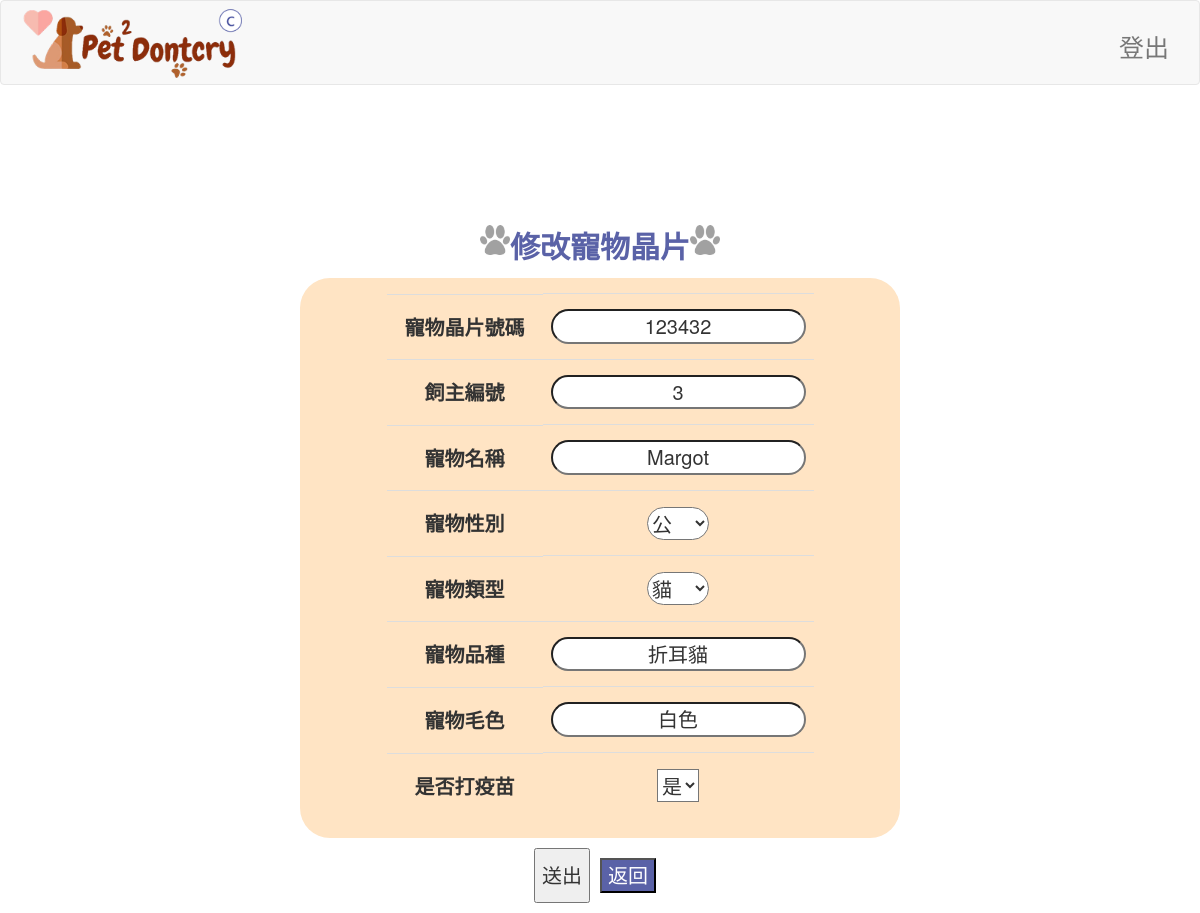
Page /clinic/edit_pet/123432 (signed in) on the committed database.
### app/models/user.py (models this page shows, shortened)
class pet(db.Model):
    __tablename__ = 'pet'
    PetID = db.Column('PetID', db.Integer, primary_key = True)
    UID = db.Column('UID',db.Integer,db.ForeignKey('user.UID'), nullable=False)
    name = db.Column('name', db.String(20), nullable=False)
    sex = db.Column('sex',db.Integer, nullable=False)
    species = db.Column('species', db.String(10), nullable=False)
    fur = db.Column('fur', db.String(10), nullable=False)
    variety = db.Column('variety', db.String(10), nullable=False)
    vaccine = db.Column('vaccine',db.Boolean,nullable=False)
    medicalrecords = db.relationship('medicalrecords', backref='pet', lazy='dynamic')

### app/views/clinic.py (the view, shortened to what this page needs)
@clinic_views.route('/clinic/edit_pet/<int:PetID>', methods=['GET', 'POST'])
@login_required
def edit_pet(PetID):
    from ..models import pet
    pets = pet.query.filter_by(PetID=PetID).first_or_404()
    form = FormPetEdit()
    form.PetID.data = str(pets.PetID)
    form.species.data = pets.species
    form.fur.data = pets.fur
    form.UID.data = str(pets.UID)
    form.name.data = pets.name
    form.sex.data = str(pets.sex)
    form.variety.data = pets.variety
    form.vaccine.data = pets.vaccine
    return render_template('chip_add.html', form=form, pets=pets, type='edit',PetID=PetID)

### app/form/clinicForm.py (shortened to what this page needs)
class FormPetEdit(FlaskForm):
    PetID = StringField('寵物晶片號碼', render_kw={'readonly': True})
    UID = StringField('飼主編號', validators=[
        validators.DataRequired(),
        validators.Length(0, 10)
    ])
    name = StringField('寵物名稱', validators=[
        validators.DataRequired(),
        validators.Length(0, 20)
    ])
    species = SelectField('寵物類型', validators=[
        validators.DataRequired()
        ], choices=[('dog', '狗'), ('cat', '貓'),('other','其它')]
    )
    fur = StringField('寵物毛色', validators=[
        validators.DataRequired(),
        validators.Length(0, 10)
    ])
    variety = StringField('寵物品種', validators=[
        validators.Length(0, 10)
    ])
    sex = SelectField('寵物性別', validators=[
        validators.DataRequired()
     ], choices=[('1', '母'), ('0', '公'),('2','未知')])
    vaccine = SelectField('是否打疫苗', validators=[
        validators.DataRequired()
    ], choices=[('1', '是'), ('0', '否')])
    submit = SubmitField('送出')

### app/models/user.py (called while the page is built)
    @login_manager.user_loader
    def load_user(ID):
        try:
            return account.query.get(ID)
        except:
            return None

### app/templates/chip_add.html (shortened to what this page needs)
<!DOCTYPE html>
{% extends "clinic_base.html" %}
{% block content %}
<head>
    <link rel="stylesheet" href="{{ url_for('static', filename='css/chip_add.css') }}">
</head>
<body background="{{ url_for('static', filename='img/first-page.jpg') }}" style="background-size: cover; font-size: 2rem;">
    {% if type == 'edit' %}
    <div class="Title_img mb-total" style="margin-top: 10%;">
        <div class="Title_img">
            <img src="{{ url_for('static', filename='img/dog-footprints.png') }}" width="30" height="30">
            <div class="Title"style="font-weight: bold;"> 修改寵物晶片 </div>
            <img src="{{ url_for('static', filename='img/dog-footprints.png') }}" width="30" height="30">
        </div>
    </div>
    <form method="post" action="/clinic/edit_pet/{{PetID}}">
        <div class="a">
            <div class="bg-table rounded-table h-100 p-4 mb-4 w-80 dis">
                <table class="table" style="font-size: 2rem;">
                    <tbody class="thead">
                        <tr>
                            <td scope="row" class="font-B table-title">
                                <div class="mb-total">寵物晶片號碼</div>
                            </td>
                            <td id="table-dis">
                                {{form.PetID(class='input-text')}}
                            </td>
                        </tr>
                        <tr>
                            <td scope="row" class="font-B table-title">
                                <div class="mb-total">飼主編號</div>
                            </td>
                            <td id="table-dis">{{form.UID(class='input-text')}}</td>
                        </tr>
                        <tr>
                            <td scope="row" class="font-B table-title">
                                <div class="mb-total">寵物名稱</div>
                            </td>
                            <td id="table-dis">{{form.name(class='input-text')}}</td>
                        </tr>
                        <tr>
                            <td scope="row" class="font-B table-title">
                                <div class="mb-total">寵物性別</div>
                            </td>
                            <td id="table-dis">
                                <div style="width: 100%;">
                                    {{form.sex(class='rounded-table input-select')}}
                                </div>
                            </td>
                        </tr>
                        <tr>
                            <td scope="row" class="font-B table-title">
                                <div class="mb-total">寵物類型</div>
                            </td>
                            <td id="table-dis">{{form.species(class='rounded-table input-select')}}</td>
                        </tr>
                        <tr>
                            <td scope="row" class="font-B table-title">
                                <div class="mb-total">寵物品種</div>
                            </td>
                            <td id="table-dis">{{form.variety(class='input-text')}}</td>
                        </tr>
                        <tr>
                            <td scope="row" class="font-B table-title">
                                <div class="mb-total">寵物毛色</div>
                            </td>
                            <td id="table-dis">{{form.fur(class='input-text')}}</td>
                        </tr>
                        <tr>
                            <td scope="row" class="font-B table-title">
                                <div class="mb-total">是否打疫苗</div>
                            </td>
                            <td id="table-dis">
                                {{form.vaccine(class='input-select')}}
                            </td>
                        </tr>
                    </tbody>
                </table>
            </div>
        </div>
        <div class="mb-4 button-dis">
            {{form.submit}}
            <input type="button" class="button-update mb-total" value="返回" onclick="history.back()">
        </div>
    </form>
    {% endif %}
</body>
{% endblock content %}

### app/static/css/chip_add.css (style rules this page uses)
.bg-table { background-color:bisque; }
.font-B { font-weight: bold; }
.rounded-table { border-radius: 30px; }
.h-100 { height: auto; }
.w-80 { width: 50%; }
.p-4 { padding: 1.5rem; }
.a { display: flex; justify-content: center; align-content: center; flex-direction: column; align-items: center; }
.Title_img { display: flex; justify-content: center; }
.Title { font-size: 3rem; color: #5a62a7; }
.mb-4 { margin-bottom: 1rem; }
.dis { display:flex; justify-content: center; }
.table { margin-bottom: 0.5rem; font-size: 2rem; display: blocks; width: fit-content; }
.thead { text-align: center; }
.input-text { border-radius: 30px; text-justify: center; text-align: center; background-color: #ffffff; }
.input-select { background-color: #ffffff; }
.mb-total { margin: 1rem; }
.button-update { background-color: #5a62a7; color: white; text-align: center; font-size: 2rem; }
.button-dis { display: flex; flex-wrap: wrap; justify-content: center; }
.table-title { display: flex; flex-wrap:wrap; justify-content: center; align-items: center; }
#table-dis { vertical-align: middle; text-align: center; }

### rows in the picture
pet: PetID "123432", UID "3", name "Margot", sex "公", species "貓", variety "折耳貓", fur "白色", vaccine "是"
